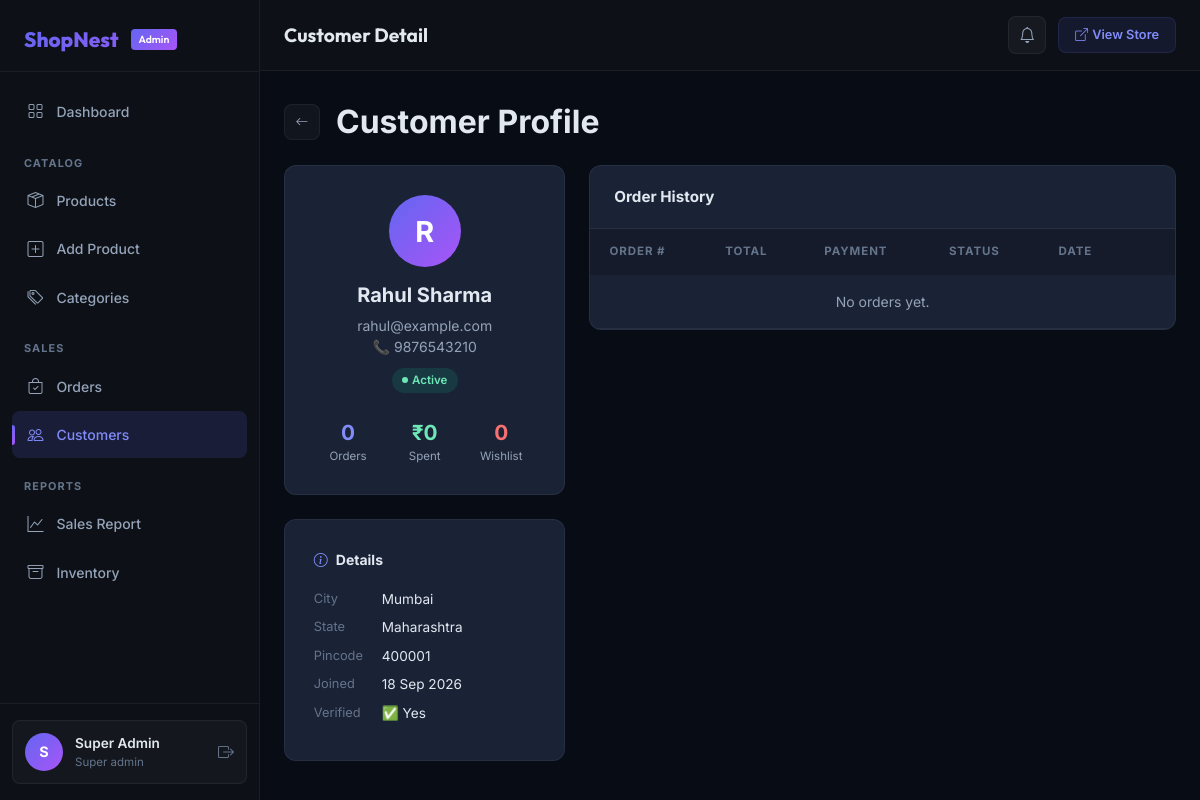
Screenshot of /admin/customers/detail.php?id=1 (signed in) with the database file from the repository.
### tables this page shows
CREATE TABLE `users` (
    `id`                INT UNSIGNED AUTO_INCREMENT PRIMARY KEY,
    `name`              VARCHAR(100) NOT NULL,
    `email`             VARCHAR(150) NOT NULL UNIQUE,
    `phone`             VARCHAR(20) DEFAULT NULL,
    `password`          VARCHAR(255) NOT NULL,
    `avatar`            VARCHAR(255) DEFAULT NULL,
    `address`           TEXT DEFAULT NULL,
    `city`              VARCHAR(80) DEFAULT NULL,
    `state`             VARCHAR(80) DEFAULT NULL,
    `pincode`           VARCHAR(10) DEFAULT NULL,
    `reset_token`       VARCHAR(100) DEFAULT NULL,
    `reset_expires`     DATETIME DEFAULT NULL,
    `email_verified`    TINYINT(1) DEFAULT 0,
    `status`            TINYINT(1) DEFAULT 1,
    `created_at`        DATETIME DEFAULT CURRENT_TIMESTAMP,
    `updated_at`        DATETIME DEFAULT CURRENT_TIMESTAMP ON UPDATE CURRENT_TIMESTAMP
);

### includes/functions.php (called while the page is built, shortened)
<?php
function sanitize(mixed $val): string {
    return htmlspecialchars(trim((string)$val), ENT_QUOTES, 'UTF-8');
}
function e(mixed $val): string {
    return sanitize($val);
}

### admin/customers/detail.php (the view, shortened to what this page needs)
<?php
require_once __DIR__ . '/../../admin/includes/header.php';
$pdo = getDB();
$id  = (int)($_GET['id'] ?? 0);
$stmt = $pdo->prepare("SELECT * FROM users WHERE id=?");
$stmt->execute([$id]);
$customer = $stmt->fetch();
$orders = $pdo->prepare("SELECT * FROM orders WHERE user_id=? ORDER BY created_at DESC LIMIT 20");
$orders->execute([$id]);
$orders = $orders->fetchAll();
$totSpent = array_sum(array_column($orders,'total'));
$ws = $pdo->prepare("SELECT COUNT(*) FROM wishlist WHERE user_id=?");
$ws->execute([$id]);
$wishCnt = (int)$ws->fetchColumn();
?>
<div class="d-flex align-items-center gap-3 mb-4">
  <a href="<?= APP_URL ?>/admin/customers/index.php" class="btn-icon" style="width:36px;height:36px;"><i class="bi bi-arrow-left"></i></a>
  <h2 style="color:var(--text);font-weight:700;margin:0;">Customer Profile</h2>
</div>
<div class="row g-4">
  <div class="col-lg-4">
    <div class="admin-form-card text-center mb-4">
      <div style="width:72px;height:72px;border-radius:50%;background:linear-gradient(135deg,#6366f1,#a855f7);display:flex;align-items:center;justify-content:center;font-size:1.8rem;font-weight:700;color:#fff;margin:0 auto 1rem;"><?= strtoupper(substr($customer['name'],0,1)) ?></div>
      <h5 style="color:var(--text);font-weight:700;"><?= e($customer['name']) ?></h5>
      <div style="color:var(--text-muted);font-size:.875rem;"><?= e($customer['email']) ?></div>
      <?php if($customer['phone']): ?><div style="color:var(--text-muted);font-size:.875rem;">📞 <?= e($customer['phone']) ?></div><?php endif; ?>
      <div class="mt-2"><span class="status-badge <?= $customer['status']?'active':'inactive' ?>"><span class="status-dot"></span><?= $customer['status']?'Active':'Disabled' ?></span></div>
      <div class="row g-2 mt-3 text-center">
        <div class="col-4">
          <div style="font-weight:700;color:var(--primary-light);font-size:1.3rem;"><?= count($orders) ?></div>
          <div style="font-size:.72rem;color:var(--text-muted);">Orders</div>
        </div>
        <div class="col-4">
          <div style="font-weight:700;color:#6ee7b7;font-size:1.3rem;">₹<?= number_format($totSpent,0) ?></div>
          <div style="font-size:.72rem;color:var(--text-muted);">Spent</div>
        </div>
        <div class="col-4">
          <div style="font-weight:700;color:#f87171;font-size:1.3rem;"><?= $wishCnt ?></div>
          <div style="font-size:.72rem;color:var(--text-muted);">Wishlist</div>
        </div>
      </div>
    </div>
    <div class="admin-form-card">
      <div class="admin-form-section-title"><i class="bi bi-info-circle"></i> Details</div>
      <?php
      $fields = [
        'City'      => $customer['city'],
        'State'     => $customer['state'],
        'Pincode'   => $customer['pincode'],
        'Address'   => $customer['address'],
        'Joined'    => date('d M Y', strtotime($customer['created_at'])),
        'Verified'  => $customer['email_verified'] ? '✅ Yes' : '❌ No',
      ];
      foreach($fields as $label => $val): if($val): ?>
      <div class="d-flex gap-2 mb-2">
        <span style="color:var(--text-dim);font-size:.8rem;min-width:60px;"><?= $label ?></span>
        <span style="color:var(--text);font-size:.85rem;"><?= e($val) ?></span>
      </div>
      <?php endif; endforeach; ?>
    </div>
  </div>
  <div class="col-lg-8">
    <div class="admin-table-card">
      <div class="admin-table-header">
        <div class="admin-table-title">Order History</div>
      </div>
      <div class="table-responsive">
        <table class="admin-table">
          <thead><tr><th>Order #</th><th>Total</th><th>Payment</th><th>Status</th><th>Date</th><th></th></tr></thead>
          <tbody>
            <?php if(empty($orders)): ?><tr><td colspan="6" class="text-center py-3" style="color:var(--text-muted);">No orders yet.</td></tr><?php endif; ?>
          </tbody>
        </table>
      </div>
    </div>
  </div>
</div>
<?php require_once __DIR__ . '/../../admin/includes/footer.php'; ?>

### assets/css/admin.css (style rules this page uses)
:root { --admin-bg: #080c14; --admin-sidebar: #0d1117; --admin-surface: #111827; --admin-card: #1a2236; --admin-border: rgba(99,102,241,0.15); --admin-border-lg: rgba(255,255,255,0.06); --primary: #6366f1; --primary-dark: #4f46e5; --primary-light: #818cf8; --secondary: #a855f7; --success: #10b981; --danger: #ef4444; --warning: #f59e0b; --info: #06b6d4; --text: #e2e8f0; --text-muted: #94a3b8; --text-dim: #64748b; --gradient: linear-gradient(135deg, #6366f1, #a855f7); --shadow: 0 4px 20px rgba(0,0,0,0.5); --shadow-lg: 0 10px 40px rgba(0,0,0,0.6); --radius: 12px; --radius-sm: 8px; --transition: all 0.25s ease; --sidebar-w: 260px; }
*, *::before, *::after { box-sizing: border-box; margin: 0; padding: 0; }
html { scroll-behavior: smooth; }
body { font-family: 'Inter', sans-serif; background: var(--admin-bg); color: var(--text); min-height: 100vh; overflow-x: hidden; }
a { color: var(--primary-light); text-decoration: none; transition: var(--transition); }
.admin-table-card { background: var(--admin-card); border: 1px solid var(--admin-border-lg); border-radius: var(--radius); overflow: hidden; }
.admin-table-header { padding: 1.2rem 1.5rem; border-bottom: 1px solid var(--admin-border-lg); display: flex; align-items: center; gap: 1rem; flex-wrap: wrap; }
.admin-table-title { font-weight: 700; font-size: 0.95rem; color: var(--text); flex: 1; }
.table-responsive { overflow-x: auto; }
.admin-table { width: 100%; border-collapse: collapse; }
.admin-table thead th { background: rgba(0,0,0,0.2); font-size: 0.72rem; font-weight: 700; text-transform: uppercase; letter-spacing: 0.08em; color: var(--text-dim); padding: 0.9rem 1.2rem; border: none; white-space: nowrap; }
.admin-table tbody tr { border-bottom: 1px solid var(--admin-border-lg); transition: var(--transition); }
.admin-table tbody td { padding: 1rem 1.2rem; vertical-align: middle; color: var(--text-muted); font-size: 0.875rem; border: none; }
.btn-icon { width: 32px; height: 32px; border-radius: var(--radius-sm); border: 1px solid var(--admin-border-lg); background: rgba(255,255,255,0.04); color: var(--text-muted); display: inline-flex; align-items: center; justify-content: center; font-size: 0.8rem; cursor: pointer; transition: var(--transition); text-decoration: none; }
.admin-form-card { background: var(--admin-card); border: 1px solid var(--admin-border-lg); border-radius: var(--radius); padding: 1.8rem; }
.admin-form-section-title { font-weight: 700; font-size: 0.875rem; color: var(--text); margin-bottom: 1.2rem; display: flex; align-items: center; gap: 0.5rem; }
.admin-form-section-title i { color: var(--primary-light); }
.status-badge { display: inline-flex; align-items: center; gap: 4px; padding: 0.25rem 0.65rem; border-radius: 20px; font-size: 0.72rem; font-weight: 600; }
.status-badge.active { background: rgba(16,185,129,0.15); color: #6ee7b7; }
.status-dot { width: 6px; height: 6px; border-radius: 50%; background: currentColor; }

### rows the page displays
users: name "R", name "Rahul Sharma", email "rahul@example.com", phone "9876543210", city "Mumbai", state "Maharashtra", pincode "400001"

### other values shown
substr($admin['name'],0,1) "S"
$admin['name'] "Super Admin"
str_replace('_',' ',$admin['role']) "Super admin"
ADMIN_PAGE_TITLE "Customer Detail"
count($orders) "0"
$totSpent "0"
$wishCnt "0"
$label "City"
$label "State"
$label "Pincode"
$label "Joined"
$val "18 Sep 2026"
$label "Verified"
$val "✅ Yes"
